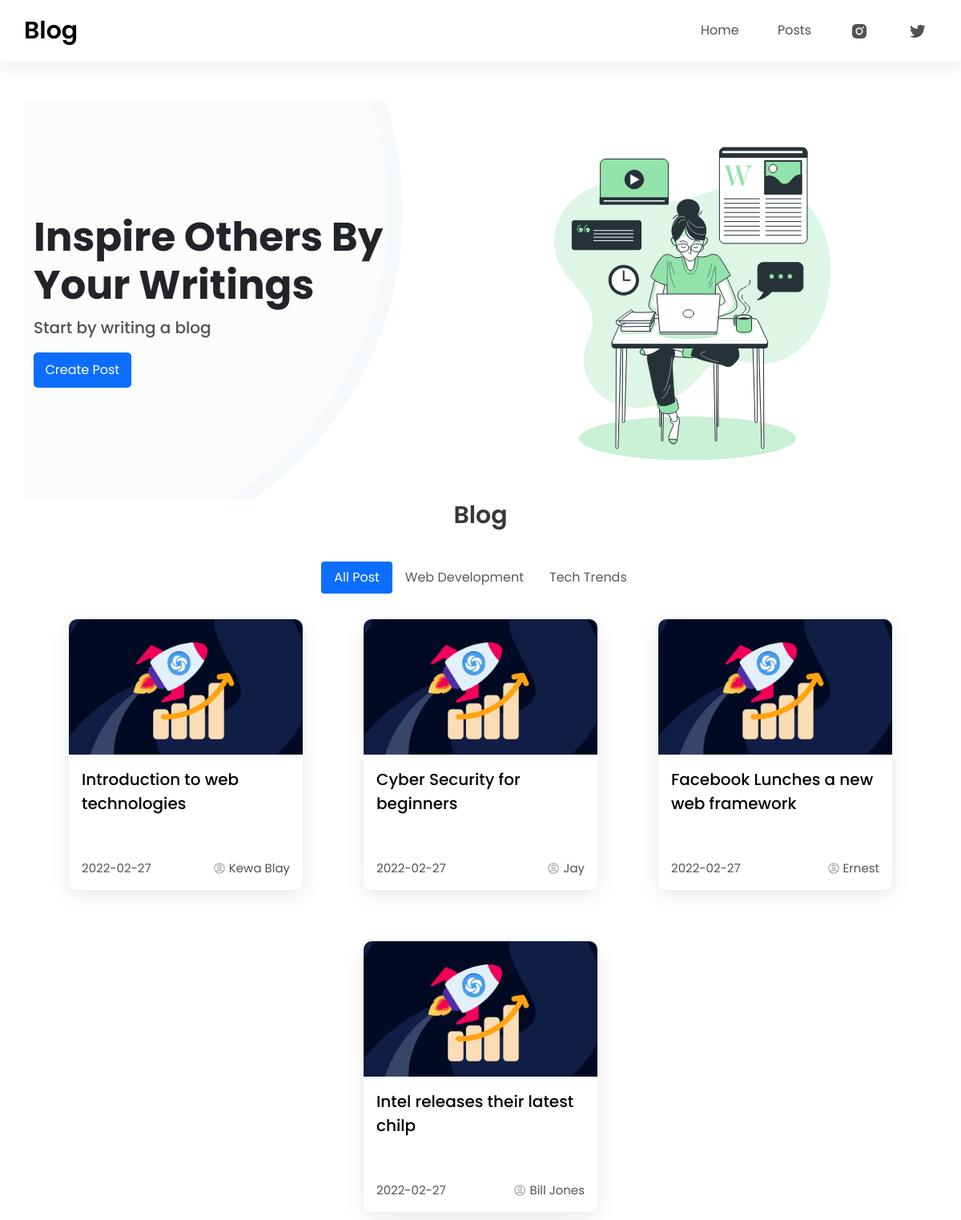
The page / on the database its author committed.
### blog.py (models this page shows, shortened)
class Post(db.Model):
    id = db.Column(db.Integer, primary_key=True)
    title = db.Column(db.String(100), nullable=False)
    image_file = db.Column(db.String(20), nullable=False, default='default.jpg')
    content = db.Column(db.Text, nullable=False)
    author = db.Column(db.String(50), nullable=False)
    category_id = db.Column(db.Integer, db.ForeignKey('category.id'), nullable=False)
    date_created = db.Column(db.DateTime, nullable=False, default=datetime.utcnow)

### blog.py (the view)
@app.route('/')
def home():
    all_post = Post.query.all()
    categories = Category.query.all()
    return render_template('index.html', posts=all_post, categories=categories)

### templates/index.html (shortened to what this page needs)
{% extends 'base.html' %}
{% block content %}
  <div class="container">
    <section class="banner row">
      <div class="banner__intro col-6">
        <h3>Inspire Others by your writings</h3>
        <p>Start by writing a blog</p>
        <a href="{{url_for('newPost')}}" class="bg--primary">Create Post</a>
        <div class="banner__bg"></div>
      </div>
      <div class="banner__img col-6">
        <img class="img-fluid" src="{{url_for('static', filename="images/Blog post.gif")}}" alt="" />
      </div>
    </section>
    <main class="mainContent" id="blog">
      <h3 class="title">Blog</h3>
      <ul class="nav nav-pills mb-3" id="pills-tab" role="tablist">
        <li class="nav-item" role="presentation">
          <button
            class="nav-link active"
            id="pills-allPost-tab"
            data-bs-toggle="pill"
            data-bs-target="#pills-allPost"
            type="button"
            role="tab"
            aria-controls="pills-allPost"
            aria-selected="true"
          >
            All Post
          </button>
        </li>
        <li class="nav-item" role="presentation">
          <button
            class="nav-link"
            id="pills-webDev-tab"
            data-bs-toggle="pill"
            data-bs-target="#pills-webDev"
            type="button"
            role="tab"
            aria-controls="pills-webDev"
            aria-selected="false"
          >
            Web Development
          </button>
        </li>
        <li class="nav-item" role="presentation">
          <button
            class="nav-link"
            id="pills-techTrends-tab"
            data-bs-toggle="pill"
            data-bs-target="#pills-techTrends"
            type="button"
            role="tab"
            aria-controls="pills-techTrends"
            aria-selected="false"
          >
            Tech Trends
          </button>
        </li>
      </ul>
      <div class="tab-content" id="pills-tabContent">
        <div
          class="tab-pane fade show active"
          id="pills-allPost"
          role="tabpanel"
          aria-labelledby="pills-allPost-tab"
        >
            {% for post in posts %}
            <div class="mainContent__card">
              <div class="mainContent__cardimg">
                <a href="/{{post.id}}">
                  <img src="{{url_for('static', filename="images/webdevimg.png")}}" alt="" />
                </a>
              </div>
              <div class="mainContent__cardBottom">
                <div class="mainContent__cardTitle">
                  <a href="/{{post.id}}">
                    <p>{{ post.title }}</p>
                  </a>
                </div>
                <div id="date-posted">
                  <p id="date">{{ post.date_created.date() }}</p>
                  <p id="views">
                    <span>
                      <img src="{{url_for('static', filename="images/view-icon.png")}}" alt="">
                    </span>{{post.author}}</p>
                </div>
              </div>
            </div>
            {% endfor %}
        </div>
      </div>
    </main>
  </div>
{% endblock %}

### templates/base.html (shortened to what this page needs)
<!DOCTYPE html>
<html lang="en">
<head>
    <link
      href="https://cdn.jsdelivr.net/npm/bootstrap@5.0.2/dist/css/bootstrap.min.css"
      rel="stylesheet"
    />
    <link rel="stylesheet" href="{{ url_for('static', filename="css/main.css")}}">
</head>
<body>
    <nav>
      <div class="container nav">
        <div class="nav__brand"><a href="{{url_for('home')}}">Blog</a></div>
        <div class="nav__links">
          <a class="nav__link" href="{{url_for('home')}}">Home</a>
          <a class="nav__link" href="#posts">Posts</a>
          <a class="nav__link" href="#"><img src="{{url_for('static', filename="images/instagram-icon.png")}}" alt=""></a>
          <a class="nav__link" href="#"><img src="{{url_for('static', filename="images/twitter-icon.png")}}" alt=""></a>
        </div>
      </div>
    </nav>
    {% block content %}
    {% endblock %}
</body>
</html>

### static/css/main.css (style rules this page uses)
* { box-sizing: border-box; padding: 0; margin: 0; }
html, body { width: 100vw; height: 100vh; font-family: "Poppins", sans-serif; font-size: 100%; scroll-behavior: smooth; }
:root { --clr-background: whitesmoke; --clr-text-alt: rgb(82, 82, 82); --clr-primary: #0d6efd; --clr-primary-light: lightblue; --clr-secondary: #57b99e; --clr-secondary-light: lightcoral; --font-large: 50px; --font-medium: 30px; --font-small: 20px; --font-smaller: 15px; --mg-0: 1rem; --mg-1: 1.5rem; --mg-2: 2rem; --mg-large: 3rem; }
a { text-decoration: none; color: black; }
li { list-style-type: none; }
.title { font-size: var(--font-medium); font-weight: 600; color: #000000c9; margin-bottom: var(--mg-1); }
.bg--primary { color: white; background: var(--clr-primary); }
nav { box-shadow: 0px 11px 14px 2px #cfcfcf36; border-bottom-left-radius: 5px; border-bottom-right-radius: 5px; width: 100%; }
.nav { display: flex; justify-content: space-between; align-items: center; margin-bottom: var(--mg-large); padding: 1rem 0; }
.nav__brand a { color: black; font-size: var(--font-medium); font-weight: 600; cursor: pointer; }
.nav .nav__links { display: flex; }
.nav__link ~ .nav__link { margin-left: 1.5rem; }
.nav__link { padding: 0.3rem 0.7rem; border: 1px solid transparent; border-radius: 10px; transition: 0.3s ease; text-transform: capitalize; color: var(--clr-text-alt); }
.banner__intro { display: flex; flex-direction: column; justify-content: center; align-items: flex-start; position: relative; overflow: hidden; }
.banner__intro h3 { font-size: var(--font-large); text-transform: capitalize; line-height: 60px; font-weight: 700; }
.banner__intro p { font-size: var(--font-small); color: var(--clr-text-alt); font-weight: 500; }
.banner__intro a { padding: 0.6rem 0.9rem; border-radius: 5px; }
.banner__bg { width: 55rem; height: 55rem; background: #f9fafba8; border-radius: 50%; z-index: -1; top: -301px; left: -407px; position: absolute; border: 18px solid #0d6efd05; }
.mainContent { display: flex; flex-direction: column; justify-content: center; align-items: center; font-weight: 300; }
.tab-pane { display: flex !important; flex-wrap: wrap; justify-content: space-evenly; gap: var(--mg-2); transition: .3s ease; }
.nav-link { color: #000000a6; font-weight: 400; }
.mainContent__card { width: 292px; height: 338px; border-radius: 10px; box-shadow: rgba(17, 17, 26, 0.05) 0px 4px 16px, rgba(17, 17, 26, 0.05) 0px 8px 32px; margin-bottom: var(--mg-2); overflow: hidden; }
.mainContent__cardimg { height: 50%; width: 100%; }
.mainContent__cardimg img { width: 100%; height: 100%; object-fit: cover; }
.mainContent__cardBottom { padding: 1rem; height: 50%; display: flex; flex-direction: column; justify-content: space-between; }
.mainContent__cardTitle p { font-size: var(--font-small); font-weight: 500; }
#date-posted { display: flex; justify-content: space-between; align-items: flex-end; }
#date-posted #date, #views { font-size: var(--font-smaller); color: var(--clr-text-alt); font-weight: 200; margin-bottom: 0; font-weight: 400; }
#views img { width: 1rem; height: 1rem; }

### rows shown on the page
Post: title "Introduction to web technologies", date_created "2022-02-27", author "Kewa Blay"
Post: title "Cyber Security for beginners", date_created "2022-02-27", author "Jay"
Post: title "Facebook Lunches a new web framework", date_created "2022-02-27", author "Ernest"
Post: title "Intel releases their latest chilp", date_created "2022-02-27", author "Bill Jones"
